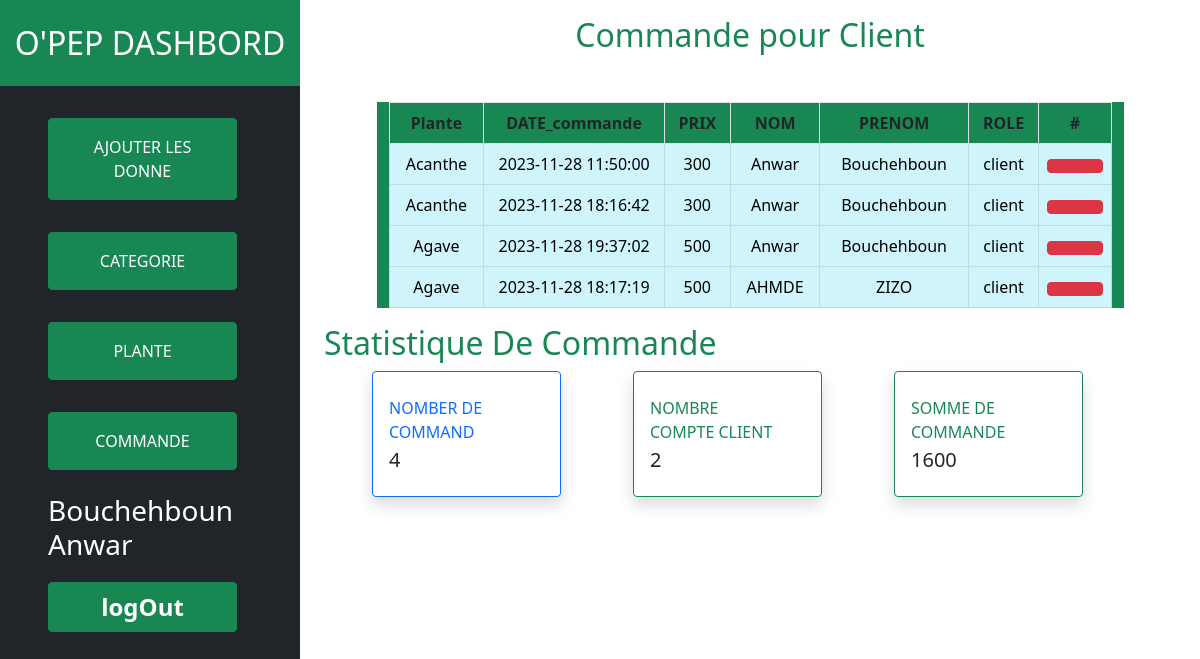
The page /assest/commande.php (signed in) on the database its author committed.
### tables this page shows
CREATE TABLE `commande` (
  `idcommande` int(11) NOT NULL,
  `date` datetime DEFAULT NULL,
  `idutli` int(11) DEFAULT NULL,
  `idplant` int(11) NOT NULL
);

CREATE TABLE `plantes` (
  `idplante` int(11) NOT NULL,
  `nomplante` varchar(200) NOT NULL,
  `image` varchar(255) NOT NULL,
  `prix` decimal(10,0) NOT NULL,
  `idcat` int(11) NOT NULL
);

CREATE TABLE `utlisateur` (
  `id_utlisateur` int(11) NOT NULL,
  `nom` varchar(200) NOT NULL,
  `prenom` varchar(200) NOT NULL,
  `email` varchar(255) NOT NULL,
  `password` varchar(255) NOT NULL,
  `idRole` int(11) DEFAULT NULL
);

CREATE TABLE `role` (
  `idRole` int(11) NOT NULL,
  `Role` varchar(60) NOT NULL
);

### assest/commande.php (the view, shortened to what this page needs)
<?php
include "./sidbar.php";
include './cnx.php';
$req="SELECT c.*, p.nomplante as Produit,p.prix as PRIX, c.date as DATE,u.nom as NOM,u.prenom as Prenom,r.Role as Role from commande c,plantes p ,utlisateur u, role r where c.idutli=u.id_utlisateur and r.idRole=u.idRole and p.idplante=c.idplant ";
$result=mysqli_query($cnx,$req);
if ($result) {
?>
<div class=" w-100 ">
<h2 class="text-center text-success my-3">Commande pour Client</h2>
<div class="container bg-success  mt-5" style="width: 83%;">
<table class="table text-center table-hover table-bordered ">
    <thead class="w-100">
      <tr>
        <th class="">Plante</th>
        <th class="w-25">DATE_commande</th>
        <th>PRIX</th>
        <th>NOM</th>
        <th>PRENOM</th>
        <th>ROLE</th>
        <th class="" style="width: 10%;">#</th>
      </tr>
    </thead>
      <?php  while ($row = mysqli_fetch_assoc($result)) {?>
      <tr class="table-info">
      <td><?= $row['Produit'] ?></td>
        <td><?= $row['DATE'] ?></td>
        <td><?= $row['PRIX'] ?></td>
        <td><?= $row['NOM'] ?></td>
        <td><?= $row['Prenom'] ?></td>
        <td><?= $row['Role'] ?></td>
        <td>
        <button class="w-100 btn text-white btn-block btn-danger" type="submit">
                                     <ion-icon name="trash-outline" class="text-white"></ion-icon></button>
                                     </td>
      </tr>
<?php } ?>
  </table>
  <?php } ?>
</div>
<?php
$countcommande = 0;
$countreq = "SELECT count(*) FROM `commande`";
$count = mysqli_query($cnx, $countreq);
if ($count) {
    $row = mysqli_fetch_array($count);
    $countcommande = $row[0];
}
$count_client=0;
$countclientreq = "SELECT count(*) FROM `utlisateur` where idRole=2";
$countclient=mysqli_query($cnx,$countclientreq);
if($countclientreq){
  $rows = mysqli_fetch_array($countclient);
  $count_client = $rows[0];
}
$sumcommnd="SELECT SUM(plantes.prix) FROM commande,plantes where commande.idplant=plantes.idplante";
$sumc=mysqli_query($cnx,$sumcommnd);
if($sumc){
    $rowsommcommnd=mysqli_fetch_array($sumc);
    $sum_command=$rowsommcommnd[0];
}
?>
<div class="row container w-100 ">
   <h2 class="text-success">Statistique De Commande </h2>
      <div class=" col-3 mb-4 ms-5">
            <div class="card border-primary shadow h-100 py-2">
                <div class="card-body">
                    <div class="row no-gutters align-items-center">
                        <div class="col mr-2">
                            <div class="text-xs font-weight-bold text-primary text-uppercase mb-1">
                            Nomber de command</div>
                            <div class="h5 mb-0 font-weight-bold text-gray-800"><?php echo $countcommande; ?> </div>
                        </div>
                    </div>
                </div>
            </div>
        </div>
        <div class="col-3  mb-4 ms-5">
            <div class="card border-success shadow h-100 py-2">
                <div class="card-body">
                    <div class="row no-gutters align-items-center">
                        <div class="col mr-2">
                            <div class="text-xs font-weight-bold text-success text-uppercase mb-1">
                                Nombre compte client</div>
                            <div class="h5 mb-0 font-weight-bold text-gray-800"><?php echo $count_client; ?></div>
                        </div>
                    </div>
                </div>
            </div>
        </div>
        <div class="col-3  mb-4 ms-5">
            <div class="card border-success shadow h-100 py-2">
                <div class="card-body">
                    <div class="row no-gutters align-items-center">
                        <div class="col mr-2">
                            <div class="text-xs font-weight-bold text-success text-uppercase mb-1">
                                Somme De Commande</div>
                            <div class="h5 mb-0 font-weight-bold text-gray-800"><?php echo $sum_command; ?></div>
                        </div>
                    </div>
                </div>
            </div>
        </div>
</div>
</div>
<?php include './footer.php' ?>

### rows shown on the page
commande: idplant.nomplante "Acanthe", date "2023-11-28 11:50:00", idplant.prix "300", idutli.nom "Anwar", idutli.prenom "Bouchehboun", role.Role "client"
commande: idplant.nomplante "Acanthe", date "2023-11-28 18:16:42", idplant.prix "300", idutli.nom "Anwar", idutli.prenom "Bouchehboun", role.Role "client"
commande: idplant.nomplante "Agave", date "2023-11-28 19:37:02", idplant.prix "500", idutli.nom "Anwar", idutli.prenom "Bouchehboun", role.Role "client"
commande: idplant.nomplante "Agave", date "2023-11-28 18:17:19", idplant.prix "500", idutli.nom "AHMDE", idutli.prenom "ZIZO", role.Role "client"

### other values the page prints
$msg "Bouchehboun Anwar"
$countcommande "4"
$count_client "2"
$sum_command "1600"
